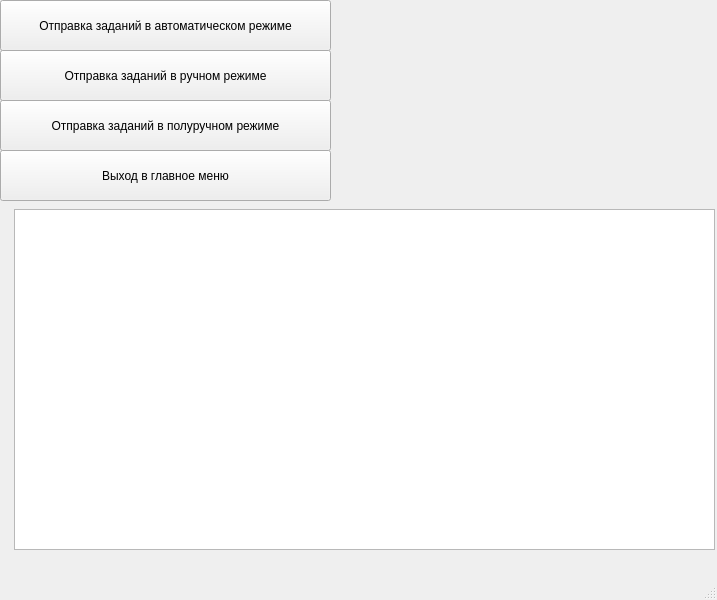
<?xml version="1.0" encoding="UTF-8"?>
<ui version="4.0">
 <class>MainWindow</class>
 <widget class="QMainWindow" name="MainWindow">
  <property name="geometry">
   <rect>
    <x>0</x>
    <y>0</y>
    <width>717</width>
    <height>600</height>
   </rect>
  </property>
  <property name="windowTitle">
   <string>Меню исполнения скрипта</string>
  </property>
  <widget class="QWidget" name="centralwidget">
   <widget class="QPushButton" name="pushButton">
    <property name="geometry">
     <rect>
      <x>0</x>
      <y>0</y>
      <width>331</width>
      <height>51</height>
     </rect>
    </property>
    <property name="font">
     <font>
      <weight>50</weight>
      <bold>false</bold>
     </font>
    </property>
    <property name="cursor">
     <cursorShape>ArrowCursor</cursorShape>
    </property>
    <property name="text">
     <string>Отправка заданий в автоматическом режиме</string>
    </property>
    <property name="checkable">
     <bool>false</bool>
    </property>
   </widget>
   <widget class="QPushButton" name="pushButton_2">
    <property name="geometry">
     <rect>
      <x>0</x>
      <y>50</y>
      <width>331</width>
      <height>51</height>
     </rect>
    </property>
    <property name="font">
     <font>
      <weight>50</weight>
      <bold>false</bold>
     </font>
    </property>
    <property name="cursor">
     <cursorShape>ArrowCursor</cursorShape>
    </property>
    <property name="text">
     <string>Отправка заданий в ручном режиме</string>
    </property>
    <property name="checkable">
     <bool>false</bool>
    </property>
   </widget>
   <widget class="QPushButton" name="pushButton_3">
    <property name="geometry">
     <rect>
      <x>0</x>
      <y>100</y>
      <width>331</width>
      <height>51</height>
     </rect>
    </property>
    <property name="font">
     <font>
      <weight>50</weight>
      <bold>false</bold>
     </font>
    </property>
    <property name="cursor">
     <cursorShape>ArrowCursor</cursorShape>
    </property>
    <property name="text">
     <string>Отправка заданий в полуручном режиме</string>
    </property>
    <property name="checkable">
     <bool>false</bool>
    </property>
   </widget>
   <widget class="QPushButton" name="pushButton_4">
    <property name="geometry">
     <rect>
      <x>0</x>
      <y>150</y>
      <width>331</width>
      <height>51</height>
     </rect>
    </property>
    <property name="font">
     <font>
      <weight>50</weight>
      <bold>false</bold>
     </font>
    </property>
    <property name="cursor">
     <cursorShape>ArrowCursor</cursorShape>
    </property>
    <property name="text">
     <string>Выход в главное меню</string>
    </property>
    <property name="checkable">
     <bool>false</bool>
    </property>
   </widget>
   <widget class="QPlainTextEdit" name="TextEdit">
    <property name="geometry">
     <rect>
      <x>14</x>
      <y>209</y>
      <width>701</width>
      <height>341</height>
     </rect>
    </property>
   </widget>
  </widget>
  <widget class="QMenuBar" name="menubar">
   <property name="geometry">
    <rect>
     <x>0</x>
     <y>0</y>
     <width>717</width>
     <height>22</height>
    </rect>
   </property>
  </widget>
  <widget class="QStatusBar" name="statusbar"/>
 </widget>
 <resources/>
 <connections/>
</ui>
